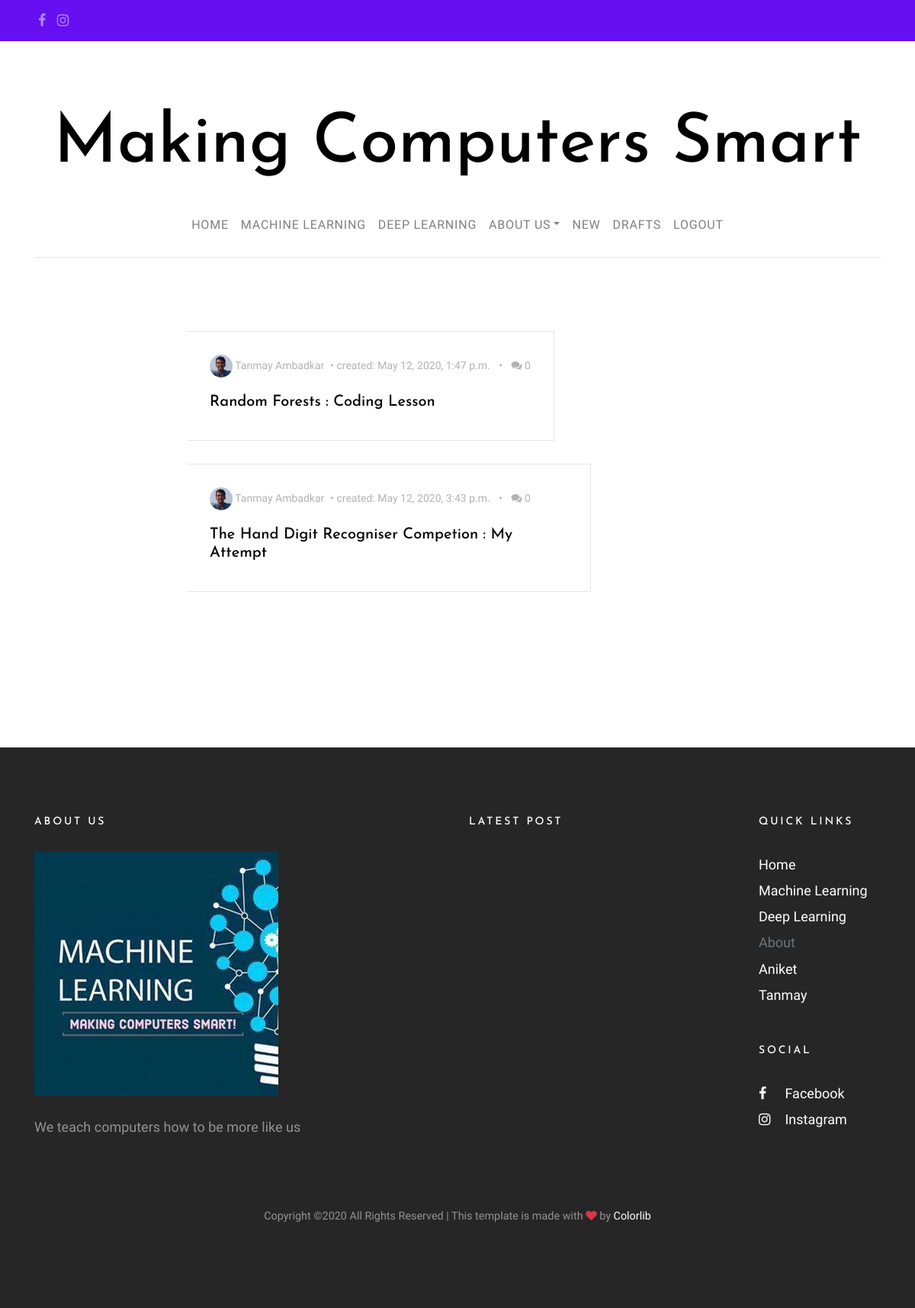
The page /drafts/ (signed in) on the database as committed earlier.
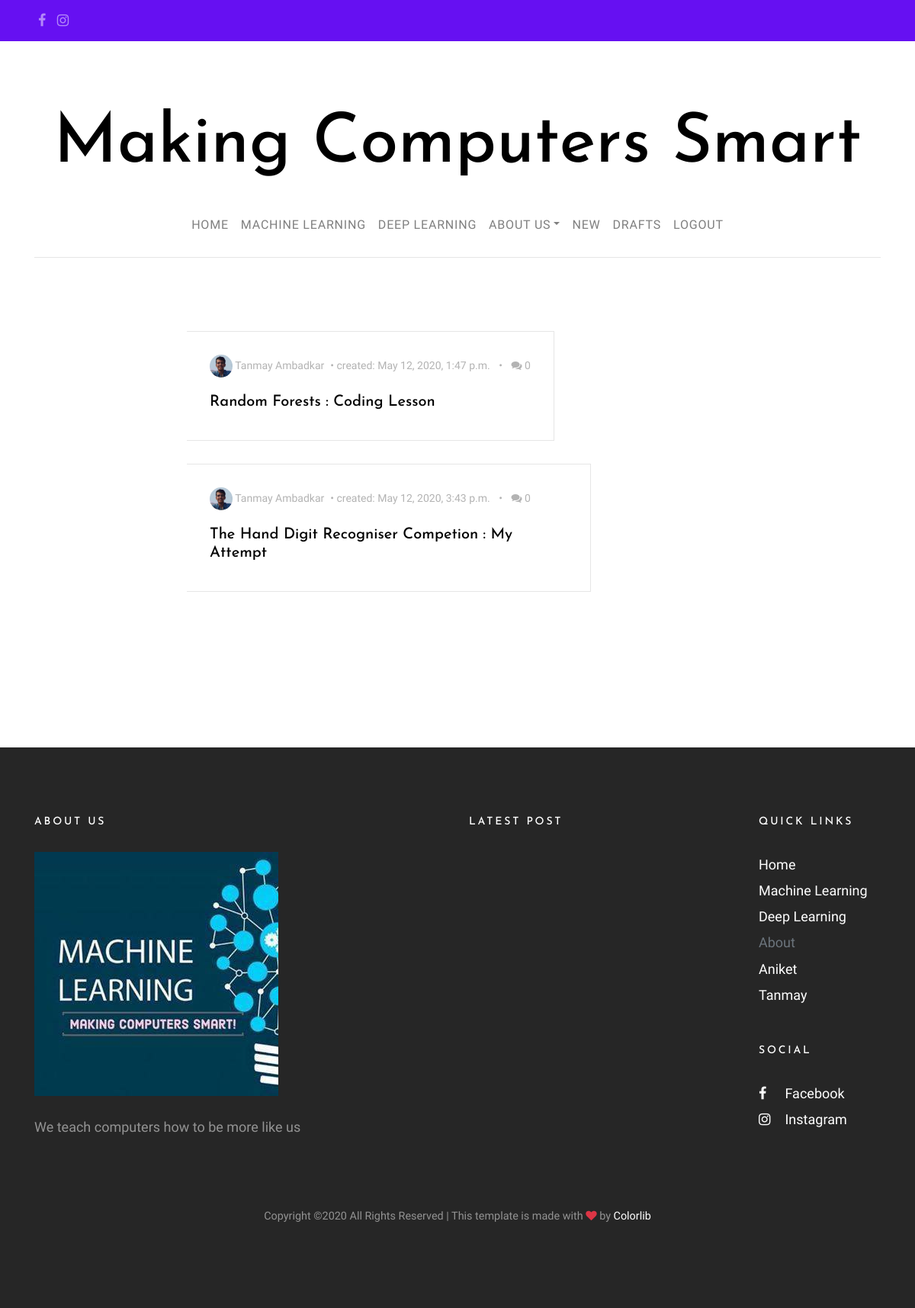
The same page on the database as committed later.
### blog/models.py (models this page shows, shortened)
class Post(models.Model):
    types = (
        ('D', 'Deep Learning'),
        ('M', 'Machine Learning'),
    )
    author = models.ForeignKey('UserProfileInfo', on_delete = models.CASCADE)
    title = models.CharField(max_length = 200)
    cover_img = models.ImageField(upload_to = 'cover_image', blank = True)
    text = models.TextField()
    created_date = models.DateTimeField(default = timezone.now)
    published_date = models.DateTimeField(blank = True, null = True)
    type = models.CharField(max_length = 1, choices = types, blank = True)
    def approve_comments(self):
        return self.comments.filter(approved_comment=True)

class UserProfileInfo(models.Model):
    user = models.OneToOneField(User, on_delete= models.CASCADE)
    profile_img = models.ImageField(upload_to = 'profile_pics', blank = True)
    cover_image = models.ImageField(upload_to = 'cover_profile_img', blank = True)
    description = models.TextField(blank = True)
    writeup = models.TextField(blank = True)
    instagram = models.URLField(blank = True)
    facebook = models.URLField(blank = True)
    github = models.URLField(blank = True)
    linkedin = models.URLField(blank = True)
    email = models.EmailField(blank = True)

### blog/views.py (the view)
# urls.py: path('drafts/', DraftListView.as_view(), name = 'post_draft_list'),
class DraftListView(LoginRequiredMixin, ListView):
    login_url = '/login/'
    redirect_field_name = 'blog/post_draft_list.html'
    model = Post
    template_name = 'post_draft_list.html'
    def get_queryset(self):
        return Post.objects.filter(published_date__isnull = True).order_by('created_date')

### blog/templates/blog/post_draft_list.html (shortened to what this page needs)
{% extends "blog/base.html" %}
{% load static %}
{% block content %}
{% if request.user.is_superuser %}
<section class="site-section pt-5">
  <div class="container">
    <div class="row blog-entries">
      <div class="col-md-12 col-lg-8 main-content">
        <div class="row mb-5 mt-5">
           <div class="col-md-12">
             {% for post in post_list %}
             {% if not post.published_date %}
             <div class="post-entry-horzontal">
               <a href="{% url 'post_detail' pk=post.pk %}">
                   <span class="text">
                     <div class="post-meta">
                       <span class="author mr-2"><img src="/media/{{post.author.profile_img}}" alt="Colorlib">  {{post.author.user.first_name}} {{post.author.user.last_name}}</span>&bullet;
                       <span class="mr-2">created: {{post.created_date}}</span> &bullet;
                       <span class="ml-2"><span class="fa fa-comments"></span> {{post.approve_comments.count}}</span>
                     </div>
                     <h2>{{ post.title }}</h2>
                   </span>
		 </div>
               {% endif %}
               {% empty %}
                 <h2>No Drafts!</h2>
             {% endfor %}
	  </div>
        </div>
      </div>
    </div>
  </div>
</section>
{% endif %}
{% endblock %}

Rows that differ between the two databases and show on the page:
changed through a linked row, Post "Random Forests : Coding Lesson": author.profile_img: a different picture
changed through a linked row, Post "The Hand Digit Recogniser Competion : My Attempt": author.profile_img: a different picture
